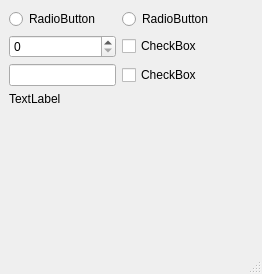
<?xml version="1.0" encoding="UTF-8"?>
<ui version="4.0">
 <class>MainWindow</class>
 <widget class="QMainWindow" name="MainWindow">
  <property name="geometry">
   <rect>
    <x>0</x>
    <y>0</y>
    <width>262</width>
    <height>274</height>
   </rect>
  </property>
  <property name="windowTitle">
   <string>MainWindow</string>
  </property>
  <widget class="QWidget" name="centralwidget">
   <layout class="QGridLayout" name="gridLayout">
    <item row="4" column="2">
     <spacer name="horizontalSpacer">
      <property name="orientation">
       <enum>Qt::Orientation::Horizontal</enum>
      </property>
      <property name="sizeHint" stdset="0">
       <size>
        <width>40</width>
        <height>20</height>
       </size>
      </property>
     </spacer>
    </item>
    <item row="0" column="0">
     <widget class="QRadioButton" name="radioButton">
      <property name="text">
       <string>RadioButton</string>
      </property>
     </widget>
    </item>
    <item row="5" column="0">
     <widget class="QLineEdit" name="lineEdit"/>
    </item>
    <item row="0" column="1">
     <widget class="QRadioButton" name="radioButton_2">
      <property name="text">
       <string>RadioButton</string>
      </property>
     </widget>
    </item>
    <item row="6" column="0">
     <widget class="QLabel" name="label">
      <property name="text">
       <string>TextLabel</string>
      </property>
     </widget>
    </item>
    <item row="7" column="0">
     <spacer name="verticalSpacer">
      <property name="orientation">
       <enum>Qt::Orientation::Vertical</enum>
      </property>
      <property name="sizeHint" stdset="0">
       <size>
        <width>20</width>
        <height>40</height>
       </size>
      </property>
     </spacer>
    </item>
    <item row="5" column="1">
     <widget class="QCheckBox" name="checkBox_2">
      <property name="text">
       <string>CheckBox</string>
      </property>
     </widget>
    </item>
    <item row="4" column="0">
     <widget class="QSpinBox" name="spinBox"/>
    </item>
    <item row="4" column="1">
     <widget class="QCheckBox" name="checkBox">
      <property name="text">
       <string>CheckBox</string>
      </property>
     </widget>
    </item>
   </layout>
  </widget>
  <widget class="QMenuBar" name="menubar">
   <property name="geometry">
    <rect>
     <x>0</x>
     <y>0</y>
     <width>262</width>
     <height>23</height>
    </rect>
   </property>
  </widget>
  <widget class="QStatusBar" name="statusbar"/>
 </widget>
 <resources/>
 <connections/>
</ui>
